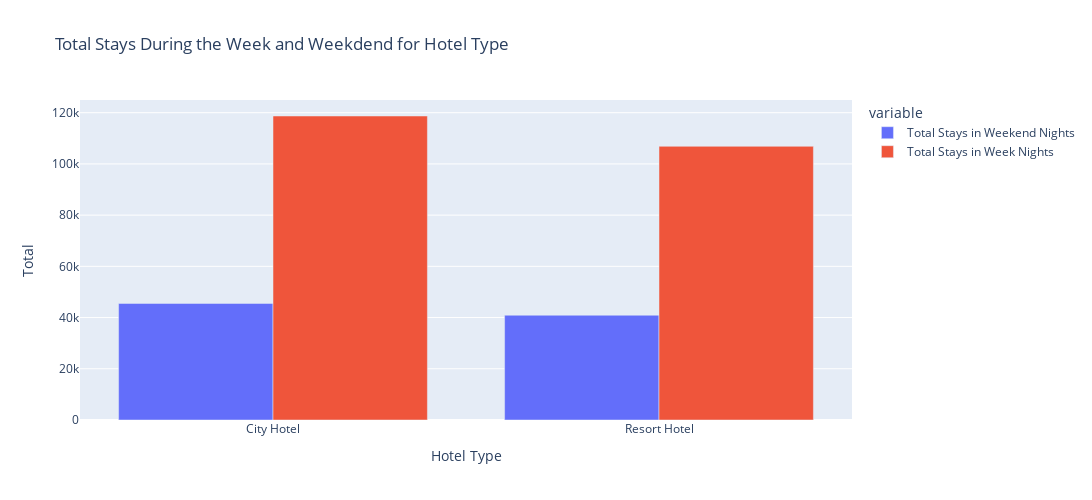

The code cell stored with this chart in its notebook:
### Code cell
# Plotting a grouped bar graph

fig = px.bar(hotel_stays, x = 'Hotel Type',
             y=['Total Stays in Weekend Nights', 'Total Stays in Week Nights'],
             labels={'value': 'Total'},
             title='Total Stays During the Week and Weekdend for Hotel Type',
             barmode = 'group')

# Update layout to vary length and width
fig.update_layout(
    width=1100,  # Set the width of the entire plot
    height=500,  # Set the height of the entire plot
    bargap=0.2,  # Set the gap between bars
)

fig.show()

### Figure 1 — Plotly figure (JSON) as saved in the notebook; plotly's stock layout.template omitted (floating-point values rounded to 4 significant figures)
{"data": [{"alignmentgroup": "True", "hovertemplate": "variable=Total Stays in Weekend Nights<br>Hotel Type=%{x}<br>Total=%{y}<extra></extra>", "legendgroup": "Total Stays in Weekend Nights", "marker": {"color": "#636efa", "pattern": {"shape": ""}}, "name": "Total Stays in Weekend Nights", "offsetgroup": "Total Stays in Weekend Nights", "orientation": "v", "showlegend": true, "textposition": "auto", "type": "bar", "x": ["City Hotel", "Resort Hotel"], "xaxis": "x", "y": [45518, 40913], "yaxis": "y"}, {"alignmentgroup": "True", "hovertemplate": "variable=Total Stays in Week Nights<br>Hotel Type=%{x}<br>Total=%{y}<extra></extra>", "legendgroup": "Total Stays in Week Nights", "marker": {"color": "#EF553B", "pattern": {"shape": ""}}, "name": "Total Stays in Week Nights", "offsetgroup": "Total Stays in Week Nights", "orientation": "v", "showlegend": true, "textposition": "auto", "type": "bar", "x": ["City Hotel", "Resort Hotel"], "xaxis": "x", "y": [118707, 106871], "yaxis": "y"}], "layout": {"bargap": 0.2, "barmode": "group", "height": 500, "legend": {"title": {"text": "variable"}, "tracegroupgap": 0}, "title": {"text": "Total Stays During the Week and Weekdend for Hotel Type"}, "width": 1100, "xaxis": {"anchor": "y", "autorange": true, "domain": [0, 1], "range": [-0.5, 1.5], "title": {"text": "Hotel Type"}, "type": "category"}, "yaxis": {"anchor": "x", "autorange": true, "domain": [0, 1], "range": [0, 125000.0], "title": {"text": "Total"}, "type": "linear"}}}
